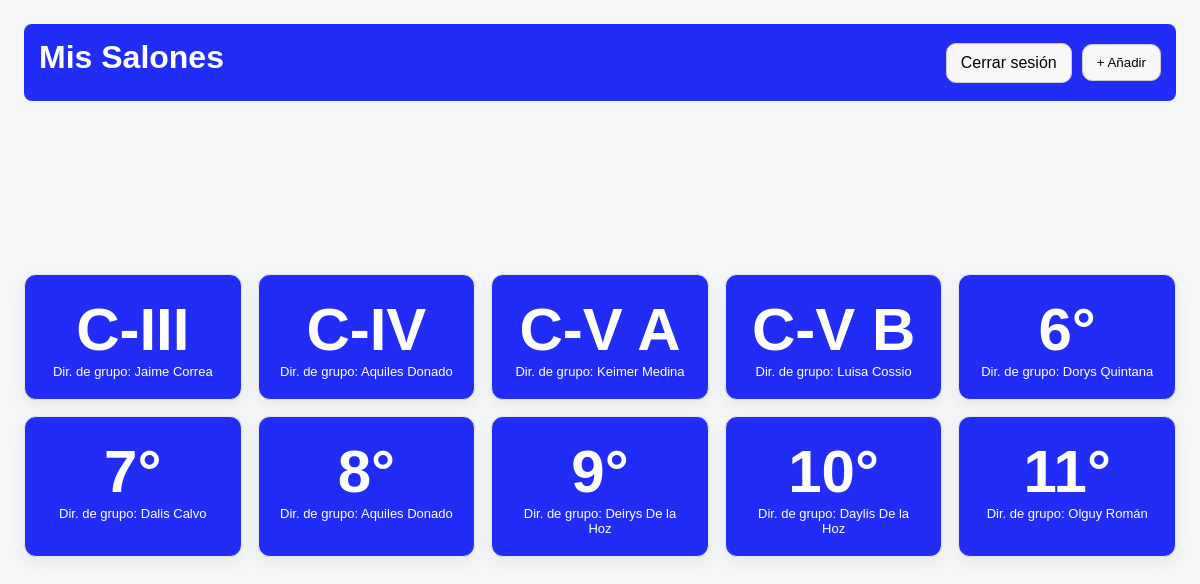
/ (signed in), run on the app's committed database.
### app.py (models this page shows)
class Salon(db.Model):
    id = db.Column(db.Integer, primary_key=True)
    grado = db.Column(db.String(20), nullable=False)
    director = db.Column(db.String(120), nullable=False)
    usuario_id = db.Column(db.Integer, db.ForeignKey("usuario.id"), nullable=True)

### app.py (the view)
@app.get("/")
@login_required
def index():
    salones = Salon.query.filter_by(usuario_id=session["usuario_id"]).all()
    def key(s):
        m = re.search(r"\d+", s.grado)
        num = int(m.group()) if m else 0
        return (num, s.grado)
    salones = sorted(salones, key=key)
    return render_template("index.html", salones=salones, modal_open=False, form_data={})

### app.py (called while the page is built)
def login_required(view_func):
    @wraps(view_func)
    def wrapped_view(*args, **kwargs):
        if "usuario_id" not in session:
            return redirect(url_for("login"))
        return view_func(*args, **kwargs)
    return wrapped_view

### templates/index.html (shortened to what this page needs)
<!DOCTYPE html>
<html lang="es">
<head>
  <link rel="stylesheet" href="/static/css/estilo_index.css">
</head>
<body>
  <div class="header-fixed">
    <div class="topbar">
      <h1>Mis Salones</h1>
      <div class="topbar-actions">
        <a class="btn" href="{{ url_for('logout') }}">Cerrar sesión</a>
        <button class="btn" id="btnAbrir">+ Añadir</button>
      </div>
    </div>
  </div>
  <div class="contenido">
    <div class="list">
      {% if salones|length == 0 %}
        <div class="card empty-card">
          <div class="msm-title">Aún no tienes salones agregados</div>
          <div class="muted">Pulsa “+ Añadir” para crear la primera.</div>
        </div>
      {% else %}
        {% for m in salones %}
          <a class="card card-link" href="{{ url_for('ver_salon', salon_id=m.id) }}">
            <div class="title">{{ m.grado }}</div>
            <div class="muted">Dir. de grupo: {{ m.director }}</div>
          </a>
        {% endfor %}
      {% endif %}
    </div>
  </div>
</body>
</html>

### static/css/estilo_index.css (style rules this page uses)
body { font-family: Arial, sans-serif; margin: 0; padding: 24px; background: #f5f6f8; overflow: hidden; }
.header-fixed { display: flex; flex-direction: column; gap: 12px; margin-bottom: 14px; }
h1 { margin: 0 0 10px; }
.topbar { display: flex; justify-content: space-between; align-items: center; background-color: rgb(34, 44, 247); color: white; padding: 15px; border-radius: 8px; }
.topbar-actions { display: flex; gap: 10px; align-items: center; }
.btn { padding: 10px 14px; border: 1px solid #ccc; background: #f7f7f7; border-radius: 10px; cursor: pointer; width: max-content; text-decoration: none; color: black; }
.list { display: grid; grid-template-columns: repeat(5, 1fr); gap: 16px; max-width: 1400px; margin: 20px auto; }
.contenido { display: flex; justify-content: center; align-items: center; height: 75vh; }
.card { display: flex; flex-direction: column; justify-content: center; text-align: center; border: 1px solid #e5e5e5; border-radius: 12px; padding: 20px; box-shadow: 0 6px 18px rgba(0,0,0,.06); background-color: rgb(34, 44, 247); width: 100%; box-sizing: border-box; }
.card .title { font-weight:700; font-size: 60px; color: white; }
.muted { color: white; font-size: 13px; }
.card-link { display: block; text-decoration: none; color: inherit; }

### data on the page
Salon: grado "C-III", director "Jaime Correa"
Salon: grado "C-IV", director "Aquiles Donado"
Salon: grado "C-V A", director "Keimer Medina"
Salon: grado "C-V B", director "Luisa Cossio"
Salon: grado "6°", director "Dorys Quintana"
Salon: grado "7°", director "Dalis Calvo"
Salon: grado "8°", director "Aquiles Donado"
Salon: grado "9°", director "Deirys De la Hoz"
Salon: grado "10°", director "Daylis De la Hoz"
Salon: grado "11°", director "Olguy Román"
